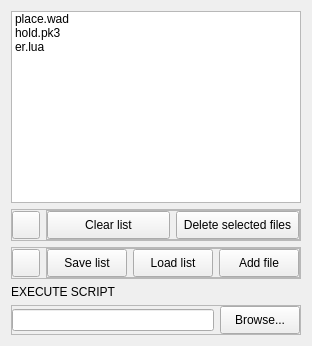
                        <widget class="QWidget" name="ModFiles">
                         <attribute name="title">
                          <string>Files</string>
                         </attribute>
                         <layout class="QVBoxLayout" name="verticalLayout_17">
                          <item>
                           <widget class="QListWidget" name="GameFilesList">
                            <property name="styleSheet">
                             <string notr="true"/>
                            </property>
                            <property name="dragEnabled">
                             <bool>true</bool>
                            </property>
                            <property name="dragDropOverwriteMode">
                             <bool>false</bool>
                            </property>
                            <property name="dragDropMode">
                             <enum>QAbstractItemView::DropOnly</enum>
                            </property>
                            <property name="selectionMode">
                             <enum>QAbstractItemView::ExtendedSelection</enum>
                            </property>
                            <property name="iconSize">
                             <size>
                              <width>32</width>
                              <height>32</height>
                             </size>
                            </property>
                            <property name="movement">
                             <enum>QListView::Static</enum>
                            </property>
                            <item>
                             <property name="text">
                              <string>place.wad</string>
                             </property>
                             <property name="icon">
                              <iconset resource="ll.qrc">
                               <normaloff>:/assets/img/filetypes/wad.png</normaloff>:/assets/img/filetypes/wad.png</iconset>
                             </property>
                            </item>
                            <item>
                             <property name="text">
                              <string>hold.pk3</string>
                             </property>
                             <property name="icon">
                              <iconset resource="ll.qrc">
                               <normaloff>:/assets/img/filetypes/pk3.png</normaloff>:/assets/img/filetypes/pk3.png</iconset>
                             </property>
                            </item>
                            <item>
                             <property name="text">
                              <string>er.lua</string>
                             </property>
                             <property name="icon">
                              <iconset resource="ll.qrc">
                               <normaloff>:/assets/img/filetypes/lua.png</normaloff>:/assets/img/filetypes/lua.png</iconset>
                             </property>
                            </item>
                           </widget>
                          </item>
                          <item>
                           <widget class="QFrame" name="GameFilesButtonFrame1">
                            <property name="frameShape">
                             <enum>QFrame::StyledPanel</enum>
                            </property>
                            <property name="frameShadow">
                             <enum>QFrame::Raised</enum>
                            </property>
                            <layout class="QHBoxLayout" name="horizontalLayout_13">
                             <property name="leftMargin">
                              <number>0</number>
                             </property>
                             <property name="topMargin">
                              <number>0</number>
                             </property>
                             <property name="rightMargin">
                              <number>0</number>
                             </property>
                             <property name="bottomMargin">
                              <number>0</number>
                             </property>
                             <item>
                              <widget class="QPushButton" name="GameFilesUpButton">
                               <property name="minimumSize">
                                <size>
                                 <width>0</width>
                                 <height>28</height>
                                </size>
                               </property>
                               <property name="maximumSize">
                                <size>
                                 <width>28</width>
                                 <height>16777215</height>
                                </size>
                               </property>
                               <property name="text">
                                <string/>
                               </property>
                               <property name="icon">
                                <iconset theme="go-up"/>
                               </property>
                              </widget>
                             </item>
                             <item>
                              <widget class="QFrame" name="GameFilesButtonFrame3">
                               <property name="frameShape">
                                <enum>QFrame::StyledPanel</enum>
                               </property>
                               <property name="frameShadow">
                                <enum>QFrame::Raised</enum>
                               </property>
                               <layout class="QHBoxLayout" name="horizontalLayout_5">
                                <property name="leftMargin">
                                 <number>0</number>
                                </property>
                                <property name="topMargin">
                                 <number>0</number>
                                </property>
                                <property name="rightMargin">
                                 <number>0</number>
                                </property>
                                <property name="bottomMargin">
                                 <number>0</number>
                                </property>
                                <item>
                                 <widget class="QPushButton" name="GameFilesClearButton">
                                  <property name="minimumSize">
                                   <size>
                                    <width>0</width>
                                    <height>28</height>
                                   </size>
                                  </property>
                                  <property name="text">
                                   <string>Clear list</string>
                                  </property>
                                  <property name="icon">
                                   <iconset theme="edit-delete"/>
                                  </property>
                                 </widget>
                                </item>
                                <item>
                                 <widget class="QPushButton" name="GameFilesDeleteButton">
                                  <property name="minimumSize">
                                   <size>
                                    <width>0</width>
                                    <height>28</height>
                                   </size>
                                  </property>
                                  <property name="text">
                                   <string>Delete selected files</string>
                                  </property>
                                  <property name="icon">
                                   <iconset theme="list-remove"/>
                                  </property>
                                 </widget>
                                </item>
                               </layout>
                              </widget>
                             </item>
                            </layout>
                           </widget>
                          </item>
                          <item>
                           <widget class="QFrame" name="GameFilesButtonFrame2">
                            <property name="frameShape">
                             <enum>QFrame::StyledPanel</enum>
                            </property>
                            <property name="frameShadow">
                             <enum>QFrame::Raised</enum>
                            </property>
                            <layout class="QHBoxLayout" name="horizontalLayout_12">
                             <property name="leftMargin">
                              <number>0</number>
                             </property>
                             <property name="topMargin">
                              <number>0</number>
                             </property>
                             <property name="rightMargin">
                              <number>0</number>
                             </property>
                             <property name="bottomMargin">
                              <number>0</number>
                             </property>
                             <item>
                              <widget class="QPushButton" name="GameFilesDownButton">
                               <property name="minimumSize">
                                <size>
                                 <width>0</width>
                                 <height>28</height>
                                </size>
                               </property>
                               <property name="maximumSize">
                                <size>
                                 <width>28</width>
                                 <height>16777215</height>
                                </size>
                               </property>
                               <property name="text">
                                <string/>
                               </property>
                               <property name="icon">
                                <iconset theme="go-down"/>
                               </property>
                              </widget>
                             </item>
                             <item>
                              <widget class="QFrame" name="GameFilesButtonFrame4">
                               <property name="frameShape">
                                <enum>QFrame::StyledPanel</enum>
                               </property>
                               <property name="frameShadow">
                                <enum>QFrame::Raised</enum>
                               </property>
                               <layout class="QHBoxLayout" name="horizontalLayout_6">
                                <property name="leftMargin">
                                 <number>0</number>
                                </property>
                                <property name="topMargin">
                                 <number>0</number>
                                </property>
                                <property name="rightMargin">
                                 <number>0</number>
                                </property>
                                <property name="bottomMargin">
                                 <number>0</number>
                                </property>
                                <item>
                                 <widget class="QPushButton" name="GameFilesSaveButton">
                                  <property name="minimumSize">
                                   <size>
                                    <width>0</width>
                                    <height>28</height>
                                   </size>
                                  </property>
                                  <property name="styleSheet">
                                   <string notr="true"/>
                                  </property>
                                  <property name="text">
                                   <string>Save list</string>
                                  </property>
                                  <property name="icon">
                                   <iconset theme="document-save"/>
                                  </property>
                                 </widget>
                                </item>
                                <item>
                                 <widget class="QPushButton" name="GameFilesLoadButton">
                                  <property name="minimumSize">
                                   <size>
                                    <width>0</width>
                                    <height>28</height>
                                   </size>
                                  </property>
                                  <property name="styleSheet">
                                   <string notr="true"/>
                                  </property>
                                  <property name="text">
                                   <string>Load list</string>
                                  </property>
                                 </widget>
                                </item>
                                <item>
                                 <widget class="QPushButton" name="GameFilesAddButton">
                                  <property name="minimumSize">
                                   <size>
                                    <width>0</width>
                                    <height>28</height>
                                   </size>
                                  </property>
                                  <property name="text">
                                   <string>Add file</string>
                                  </property>
                                  <property name="icon">
                                   <iconset theme="list-add"/>
                                  </property>
                                 </widget>
                                </item>
                               </layout>
                              </widget>
                             </item>
                            </layout>
                           </widget>
                          </item>
                          <item>
                           <widget class="QLabel" name="GameFilesExecuteScriptLabel">
                            <property name="text">
                             <string>EXECUTE SCRIPT</string>
                            </property>
                           </widget>
                          </item>
                          <item>
                           <widget class="QFrame" name="GameFilesExecuteScript">
                            <property name="frameShape">
                             <enum>QFrame::StyledPanel</enum>
                            </property>
                            <property name="frameShadow">
                             <enum>QFrame::Raised</enum>
                            </property>
                            <layout class="QHBoxLayout" name="horizontalLayout_7">
                             <property name="leftMargin">
                              <number>0</number>
                             </property>
                             <property name="topMargin">
                              <number>0</number>
                             </property>
                             <property name="rightMargin">
                              <number>0</number>
                             </property>
                             <property name="bottomMargin">
                              <number>0</number>
                             </property>
                             <item>
                              <widget class="QLineEdit" name="GameFilesExecScriptInput"/>
                             </item>
                             <item>
                              <widget class="QPushButton" name="GameFilesExecScrBrowseButton">
                               <property name="minimumSize">
                                <size>
                                 <width>0</width>
                                 <height>28</height>
                                </size>
                               </property>
                               <property name="text">
                                <string>Browse...</string>
                               </property>
                              </widget>
                             </item>
                            </layout>
                           </widget>
                          </item>
                         </layout>
                        </widget>
